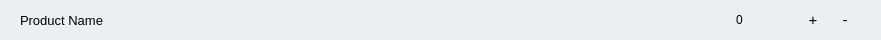
<?xml version="1.0" encoding="UTF-8"?>
<ui version="4.0">
 <class>ProductRowWidget</class>
 <widget class="QWidget" name="ProductRowWidget">
  <property name="geometry">
   <rect>
    <x>0</x>
    <y>0</y>
    <width>881</width>
    <height>40</height>
   </rect>
  </property>
  <property name="sizePolicy">
   <sizepolicy hsizetype="Expanding" vsizetype="Expanding">
    <horstretch>0</horstretch>
    <verstretch>0</verstretch>
   </sizepolicy>
  </property>
  <property name="minimumSize">
   <size>
    <width>881</width>
    <height>40</height>
   </size>
  </property>
  <property name="maximumSize">
   <size>
    <width>1000</width>
    <height>40</height>
   </size>
  </property>
  <property name="windowTitle">
   <string>Form</string>
  </property>
  <property name="toolTipDuration">
   <number>0</number>
  </property>
  <property name="styleSheet">
   <string notr="true">QWidget {
	background-color:  #EBEEF3;
	border: none;
}</string>
  </property>
  <widget class="QWidget" name="horizontalLayoutWidget">
   <property name="geometry">
    <rect>
     <x>0</x>
     <y>0</y>
     <width>881</width>
     <height>42</height>
    </rect>
   </property>
   <layout class="QHBoxLayout" name="horizontalLayout" stretch="0,0,0,0">
    <property name="spacing">
     <number>0</number>
    </property>
    <property name="sizeConstraint">
     <enum>QLayout::SetMaximumSize</enum>
    </property>
    <property name="leftMargin">
     <number>20</number>
    </property>
    <property name="rightMargin">
     <number>20</number>
    </property>
    <item>
     <widget class="QLabel" name="productName">
      <property name="sizePolicy">
       <sizepolicy hsizetype="Minimum" vsizetype="Expanding">
        <horstretch>0</horstretch>
        <verstretch>0</verstretch>
       </sizepolicy>
      </property>
      <property name="maximumSize">
       <size>
        <width>1000</width>
        <height>40</height>
       </size>
      </property>
      <property name="font">
       <font>
        <pointsize>10</pointsize>
       </font>
      </property>
      <property name="text">
       <string>Product Name</string>
      </property>
     </widget>
    </item>
    <item>
     <widget class="QLabel" name="quantity">
      <property name="sizePolicy">
       <sizepolicy hsizetype="Minimum" vsizetype="Expanding">
        <horstretch>0</horstretch>
        <verstretch>0</verstretch>
       </sizepolicy>
      </property>
      <property name="minimumSize">
       <size>
        <width>20</width>
        <height>0</height>
       </size>
      </property>
      <property name="maximumSize">
       <size>
        <width>64</width>
        <height>40</height>
       </size>
      </property>
      <property name="styleSheet">
       <string notr="true">margin-right: 20px;</string>
      </property>
      <property name="text">
       <string>0</string>
      </property>
     </widget>
    </item>
    <item>
     <widget class="QPushButton" name="addItem">
      <property name="sizePolicy">
       <sizepolicy hsizetype="MinimumExpanding" vsizetype="Expanding">
        <horstretch>0</horstretch>
        <verstretch>0</verstretch>
       </sizepolicy>
      </property>
      <property name="maximumSize">
       <size>
        <width>32</width>
        <height>40</height>
       </size>
      </property>
      <property name="font">
       <font>
        <pointsize>11</pointsize>
       </font>
      </property>
      <property name="styleSheet">
       <string notr="true">border: none;
</string>
      </property>
      <property name="text">
       <string>+</string>
      </property>
     </widget>
    </item>
    <item>
     <widget class="QPushButton" name="removeItem">
      <property name="sizePolicy">
       <sizepolicy hsizetype="MinimumExpanding" vsizetype="Expanding">
        <horstretch>0</horstretch>
        <verstretch>0</verstretch>
       </sizepolicy>
      </property>
      <property name="maximumSize">
       <size>
        <width>32</width>
        <height>40</height>
       </size>
      </property>
      <property name="sizeIncrement">
       <size>
        <width>1</width>
        <height>1</height>
       </size>
      </property>
      <property name="font">
       <font>
        <pointsize>11</pointsize>
       </font>
      </property>
      <property name="styleSheet">
       <string notr="true">border: none;</string>
      </property>
      <property name="text">
       <string>-</string>
      </property>
     </widget>
    </item>
   </layout>
  </widget>
 </widget>
 <resources/>
 <connections/>
</ui>
